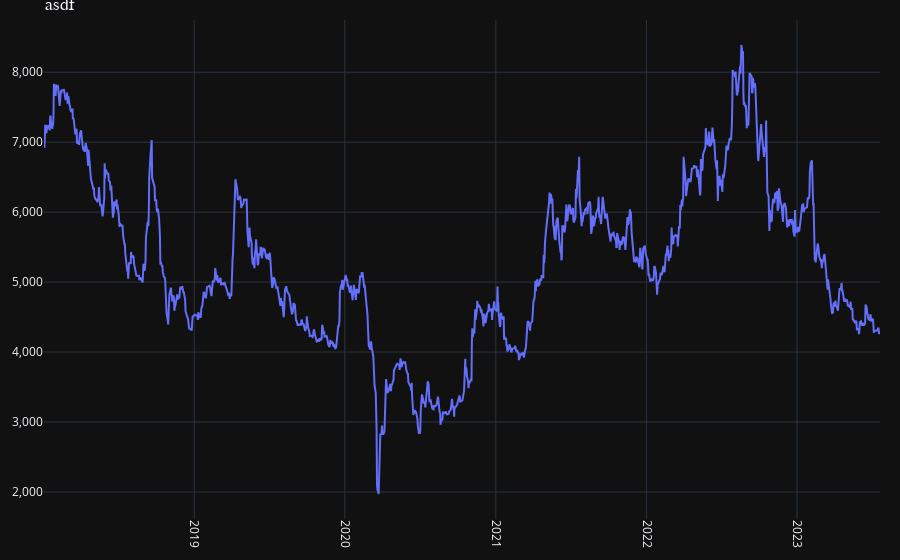

Here is the notebook cell this chart was saved with:
### Code cell
# fig = go.Figure(
#     data=go.Candlestick(
#         x=kor_stock_ohlcv_095570['date'],
#         open=kor_stock_ohlcv_095570['open'],
#         high=kor_stock_ohlcv_095570['high'],
#         low=kor_stock_ohlcv_095570['low'],
#         close=kor_stock_ohlcv_095570['close'],
#         increasing_line_color= 'red', decreasing_line_color= 'blue')
# )

fig = go.Figure([go.Scatter(x=kor_stock_ohlcv_095570['date'], y=kor_stock_ohlcv_095570['close'])])



fig.update_layout(
    title = 'asdf',
#     title= f'{sig_area} 시군구별 {type_nm} 매매(실거래가)/전월세(보증금) 거래량',
    title_font_family="맑은고딕",
    title_font_size = 18,
    hoverlabel=dict(
#         bgcolor='white',
        bgcolor='black',
        font_size=15,
    ),
#     hovermode="x unified",
    hovermode="x",    
#     template='plotly_white', 
    template='plotly_dark',
    xaxis_tickangle=90,
    yaxis_tickformat = ',',
    legend = dict(orientation = 'h', xanchor = "center", x = 0.85, y= 1.1), 
    barmode='group'
)
    
fig.update_layout(margin=go.layout.Margin(
        l=20, #left margin
        r=20, #right margin
        b=20, #bottom margin
        t=20  #top margin
    ))
    
fig.show()

### Figure 1 — Plotly figure (JSON) as saved in the notebook; plotly's stock layout.template omitted (floating-point values rounded to 4 significant figures; data arrays with more than 128 entries replaced by an {"elided": "..."} marker saying what was removed)
{"data": [{"type": "scatter", "x": {"elided": "1370 str values"}, "y": {"elided": "1370 int values"}}], "layout": {"barmode": "group", "hoverlabel": {"bgcolor": "black", "font": {"size": 15}}, "hovermode": "x", "legend": {"orientation": "h", "x": 0.85, "xanchor": "center", "y": 1.1}, "margin": {"b": 20, "l": 20, "r": 20, "t": 20}, "title": {"font": {"family": "맑은고딕", "size": 18}, "text": "asdf"}, "xaxis": {"tickangle": 90}, "yaxis": {"tickformat": ","}}}
